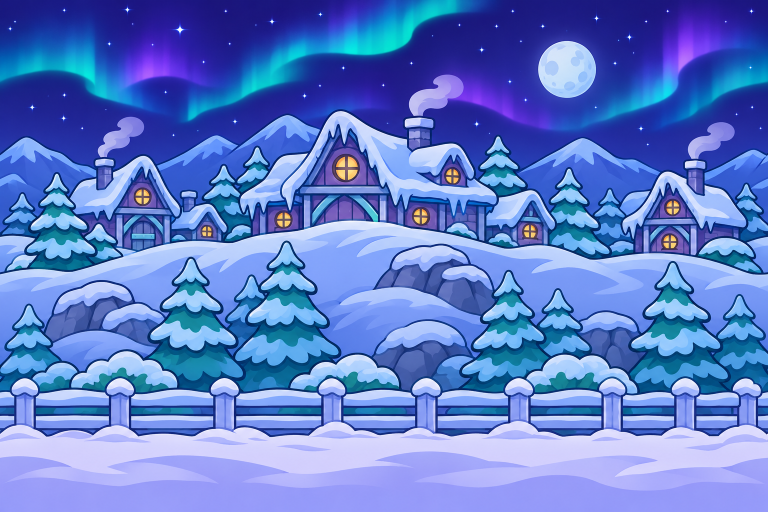
#> input picture new-art/christmas/christmas-back-wall.png, 1536 x 1024 px, given in place of christmas-present.png, which was not available (shown at 1/2 size)
$ python make_christmas.py
#> lines starting #> are read from the running program, lines starting #| are printed output that depends on the picture; after the words box and inside, x2 and y2 are one past the last pixel; in counts of white or black regions, pixels touching at a corner belong together
### tools/make_soccer.py
"""Soccer Edition: key out the green backgrounds of new-art/soccer/*.png, split the sheets into pictures and
write the game sprites (soccer-*.png) at the sizes game.html draws them (4 sprite pixels per game pixel, like sp-*.png).
Run from the repo root: python3 tools/make_soccer.py"""
import numpy as np
from PIL import Image
from scipy import ndimage

SRC = 'new-art/soccer/'

# [11 lines left out: function key, not called in this run]

def pieces(rgba, cols, rows, min_px=400):
    """Split a sheet laid out as a cols x rows grid: each opaque blob goes to the cell its centre falls in"""
    h, w = rgba.shape[:2]
    mask = rgba[..., 3] > 40
    lab, n = ndimage.label(mask)
    cells = {}
    for i, sl in enumerate(ndimage.find_objects(lab), 1):
        ys, xs = sl
        size = (lab[sl] == i).sum()
        if size < min_px: continue
        cy, cx = (ys.start + ys.stop) / 2, (xs.start + xs.stop) / 2
        c = (int(cy * rows / h), int(cx * cols / w))
        keep = np.zeros_like(mask); keep[lab == i] = True
        if c in cells: cells[c][0] |= keep
        else: cells[c] = [keep]
    out = {}
    for c, (keep,) in cells.items():
        # include the soft edge pixels around the blobs
        grown = ndimage.binary_dilation(keep, iterations=3)
        im = rgba.copy(); im[..., 3] = np.where(grown, im[..., 3], 0)
        ys, xs = np.where(im[..., 3] > 8)
        out[c] = Image.fromarray(im[ys.min():ys.max() + 1, xs.min():xs.max() + 1])
    return out

# [8 lines left out: function fit, not called in this run]

def sheet(f, cols, rows):
    return pieces(key(f), cols, rows)

def bottom_scaled(im, s):
    return im.resize((max(1, round(im.width * s)), max(1, round(im.height * s))), Image.LANCZOS)

# [7 lines left out: function place, not called in this run]

def save(im, name):
    im.save(name, optimize=True); print(name, im.size)

# [59 lines that do not run on import are left out]

### tools/make_christmas.py
"""Christmas Edition: cut new-art/christmas/*.png (Alan's art, white backgrounds) into the game pictures,
the same slots the sports modes use (tools/make_sports.py), and print the boxes for SPORTS.christmas in game.html.
Run from the repo root: python3 tools/make_christmas.py

  present          -> christmas-ball.png (title / intro / mode picker) and skin-christmas-fly.png (what the player flies)
  sleigh (4)       -> christmas-goal / -goal-ball (sleigh, sleigh with a present), -goal-hot / -goal-hot-ball (Santa's bag)
  rudolph (2)      -> christmas-fireball-a / -b (the bonus rush pickup, in place of the chili dog)
  dog (3)          -> christmas-dog-a / -b (runs with a present), christmas-dog (intro thief), christmas-dognodog
  mrs-claus        -> christmas-keeper (the chef), mrs-claus-arm -> christmas-keeper-arm (the fork)
  elves (3)        -> christmas-player-run-a / -run-b / -kick / -cheer
  treats (5)       -> christmas-pick-mustard / ketchup / relish / cheese / jalapeno
  reindeer-team    -> christmas-reindeer.png (the sleigh that crosses the sky)
  skin (3)         -> skin-reindeer-fly / -bun / -grill (the Reindeer Frank costume)
  back-wall, counter, start, passer-by -> bg-wall / bg-counter / bg-start-northpole.jpg, kitchen-northpole-passer.png"""
import json
import numpy as np
from PIL import Image
from scipy import ndimage
import make_soccer as ms

SRC = 'new-art/christmas/christmas-'
BUN_BOTTOM = 18


def key(name, holes=False):
    """RGBA with the white background removed: white connected to the edges, plus (holes=True) closed-in
    background-white gaps (neutral grey-white, unlike the warm white of fur and icing; holes=(x0, x1) limits
    this to a band of the sheet, as fractions of its width). Edges are un-mixed from white."""
#> called with name = 'present', holes = False
    a = np.asarray(Image.open(SRC + name + '.png').convert('RGB')).astype(np.float32)
    mn, mx = a.min(2), a.max(2)
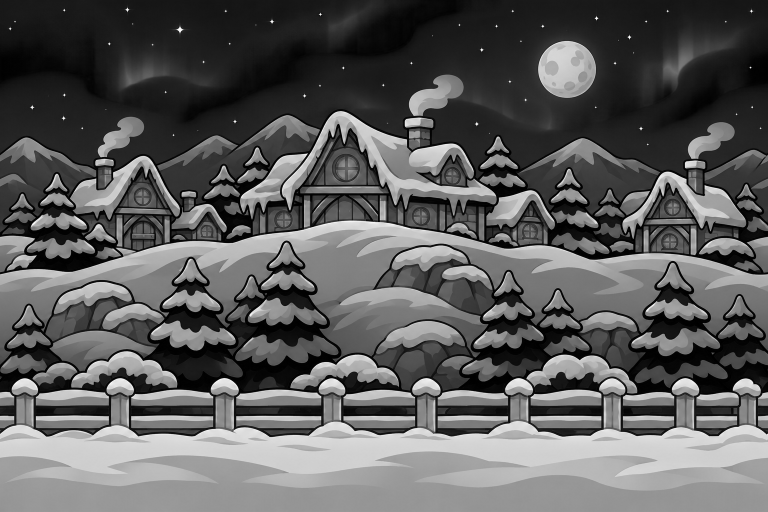
#> mn: shape (1024, 1536) float32 (shown at 1/2 size); min 0, max 255, mean 92.8
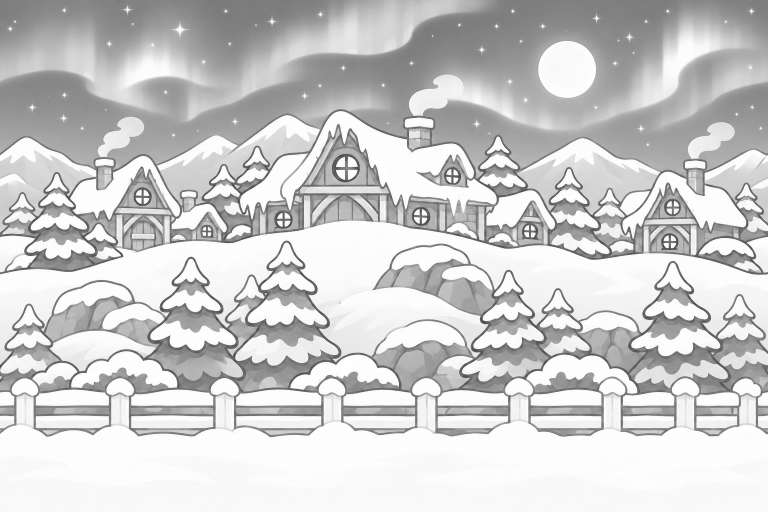
#> mx: shape (1024, 1536) float32 (shown at 1/2 size); min 45, max 255, mean 203.8
    white = (mn >= 236) & (mx - mn < 14)
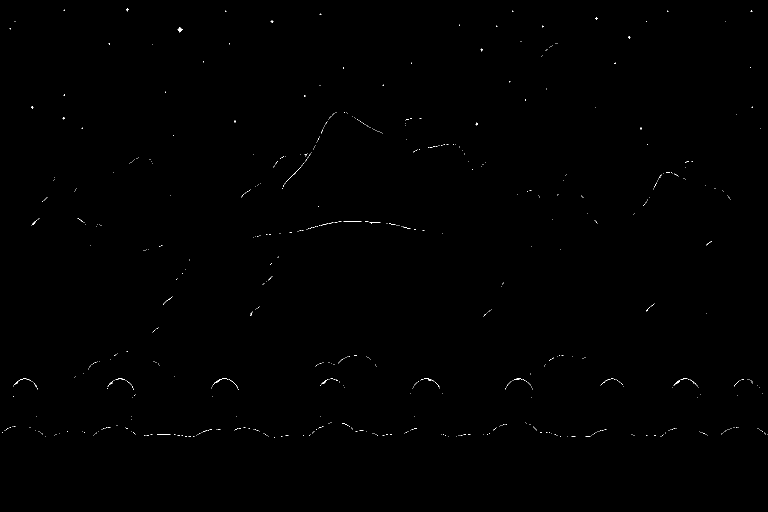
#> white: shape (1024, 1536) bool (shown at 1/2 size); 0.15% white in thin lines or dots, all inside (x1, y1, x2, y2) = (4, 17, 1536, 875)
    lab, n = ndimage.label(white)
#> lab: shape (1024, 1536) int32; 1146 distinct labels, from 0 to 1145
#> n = 1145
    edge = set(np.unique(np.concatenate([lab[0], lab[-1], lab[:, 0], lab[:, -1]]))) - {0}
#> edge = 1 item
    bg = np.isin(lab, list(edge))
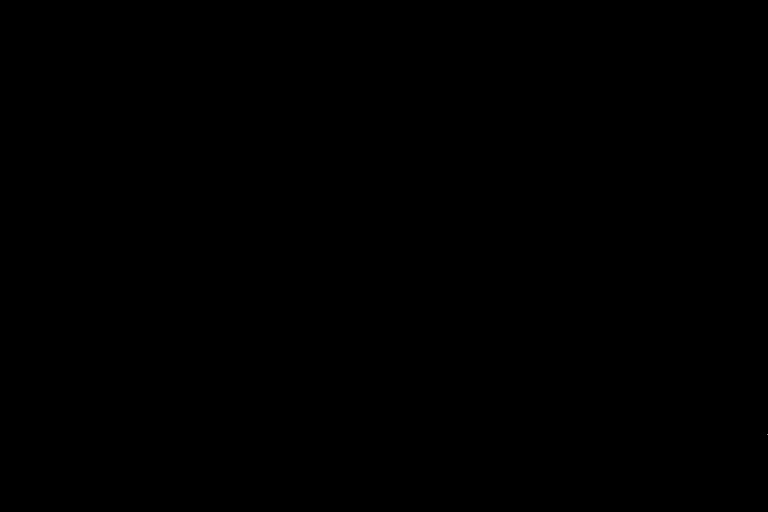
#> bg: shape (1024, 1536) bool (shown at 1/2 size); 0% white in thin lines or dots, all inside (x1, y1, x2, y2) = (1535, 868, 1536, 869)
    if holes:
        for i, sl in enumerate(ndimage.find_objects(lab), 1):
            if i in edge or sl is None: continue
            m = lab[sl] == i
            if m.sum() < 250: continue
            if holes is not True and not (holes[0] * a.shape[1] <= sl[1].start and sl[1].stop <= holes[1] * a.shape[1]): continue
            px = a[sl][m]
            if abs(px[:, 0].mean() - px[:, 2].mean()) < 1.6: bg[sl] |= m
    # soft edge: a 2-pixel ring around the background gets alpha from how far it is from white
    ring = ndimage.binary_dilation(bg, iterations=2) & ~bg
#> ring: shape (1024, 1536) bool; 0% white in thin lines or dots, all inside (x1, y1, x2, y2) = (1533, 866, 1536, 871)
    alpha = np.where(bg, 0.0, 1.0)
    ra = np.clip((255 - mn) / 70.0, 0, 1)
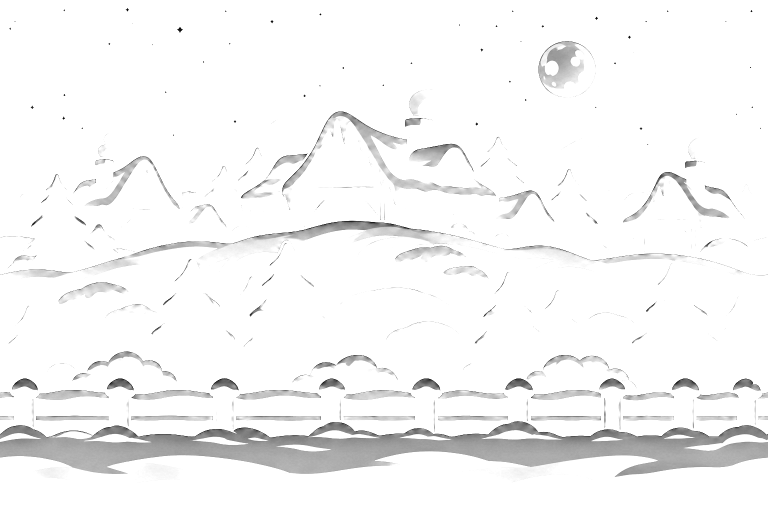
#> ra: shape (1024, 1536) float32 (shown at 1/2 size); min 0, max 1, mean 0.962
    alpha = np.where(ring, np.maximum(ra, 0.0), alpha)
    al = np.maximum(alpha, 1e-3)[..., None]
    rgb = np.where(ring[..., None], np.clip((a - (1 - al) * 255) / al, 0, 255), a)
    return np.dstack([rgb, alpha * 255]).astype(np.uint8)


def sheet(name, cols, rows=1, holes=False, min_px=400):
    return ms.pieces(key(name, holes), cols, rows, min_px)
#> in pieces, `h, w = rgba.shape[:2]`: h = 1024; w = 1536
#> in pieces, `lab, n = ndimage.label(mask)`: n = 1
#> the loop in pieces, `for i, sl in enumerate(ndimage.find_objects(lab), 1):` made 1 pass
#> (i, size, cy, cx, c) on pass 1: (1, 1572863, 512, 768, (0, 1))
#> after the loop in pieces, `for i, sl in enumerate(ndimage.find_objects(lab), 1):`: cells = 1 item
#> the loop in pieces, `for c, (keep,) in cells.items():` made 1 pass
#> c on pass 1: (0, 1)


def save(im, name):
    im.save(name, optimize=True); print(name, im.size)


def canvas_of(im, w, h, x, y):
    c = Image.new('RGBA', (w, h), (0, 0, 0, 0)); c.alpha_composite(im, (x, y)); return c


def build():
    out = {}
    # the present: flies at 60x26 game px (a little smaller than a frank), 4 sprite px per game px
    pr = sheet('present', 2)
#> pr = 1 item
#> (the run stopped early here; a loop or call above may not have finished)
